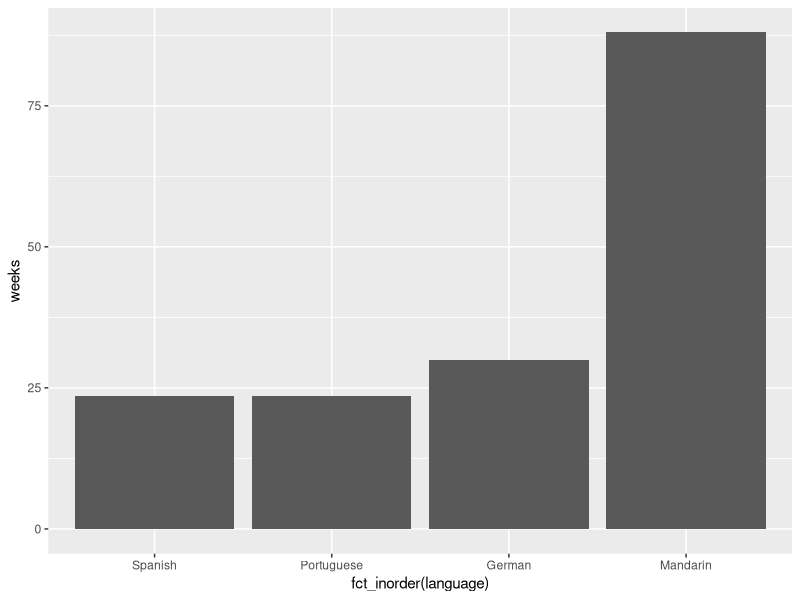
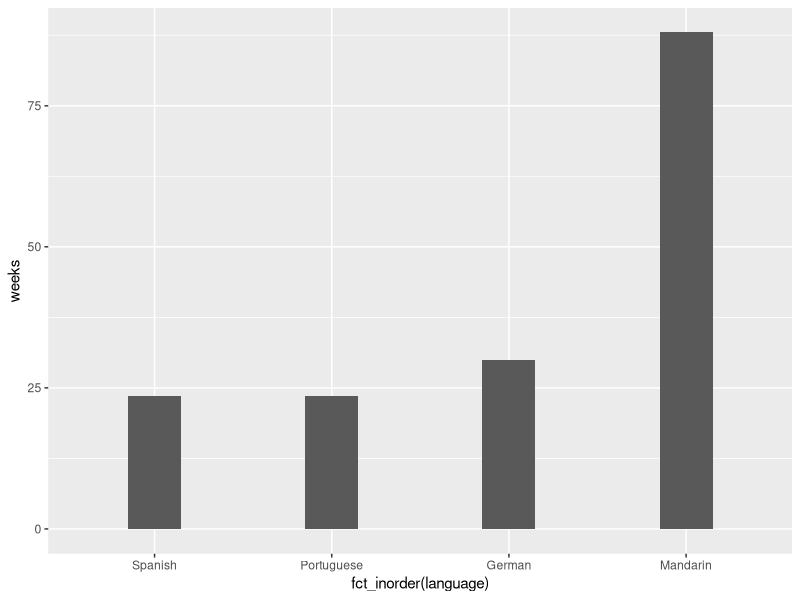
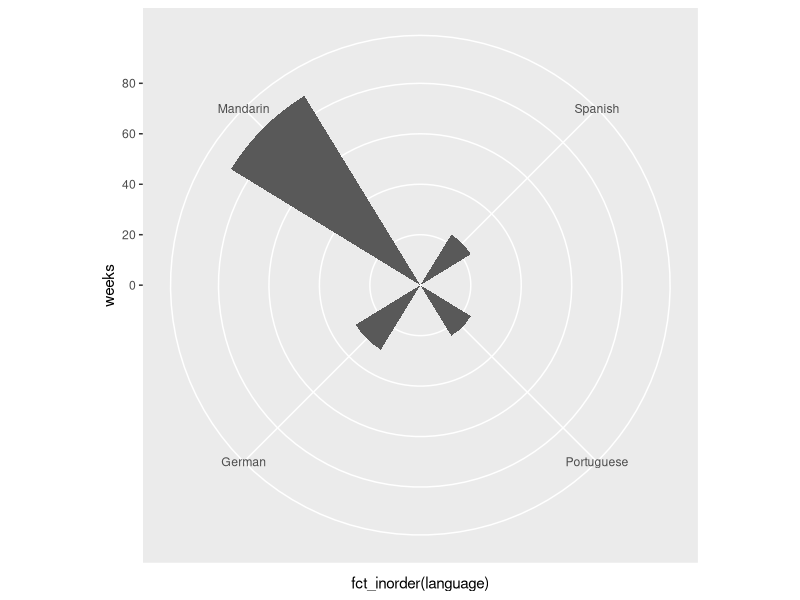
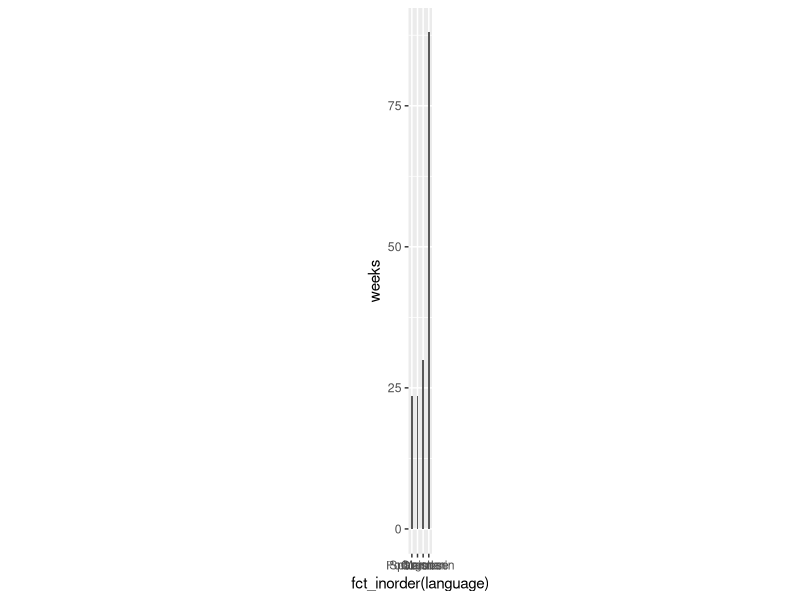

Generate these figures, in order, with R:
## ---- chunk 1
knitr::opts_chunk$set(echo = TRUE)
options(tidyverse.quiet = TRUE)
## ---- chunk 2
library(ggplot2)
library(tidyverse)

tribble(~language, ~level, ~weeks,
        "Spanish",    1,   23.5,
        "Portuguese", 1,   23.5,
        "German",     2,   30,
        "Mandarin",   5,   88) ->
  language_levels


language_levels |> 
  ggplot() + 
  # order this variable as it appears in data
  # else we'll be alphabetical
  aes(x = language |> fct_inorder()) +
  aes(y = weeks) + 
  geom_col()


## ---- chunk 3
library(ggplot2)
library(tidyverse)

p <- language_levels |> 
  ggplot() + 
  aes(x = language |> fct_inorder(), 
      y = weeks) + 
  geom_col(width = .3)

p

p + coord_polar() # Adds interest? Harder to interpret?  

p + coord_equal() # 1:1 aspect ratio (Not great choice for this data)
